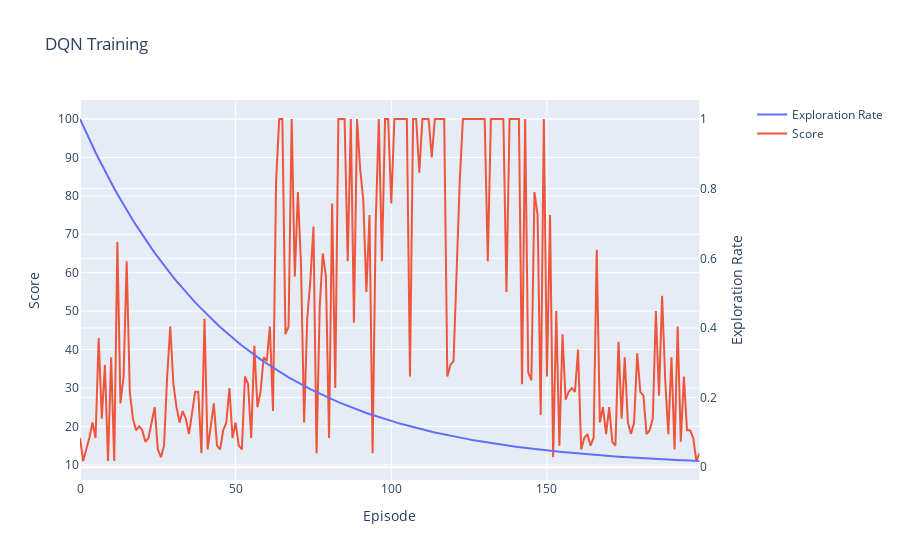
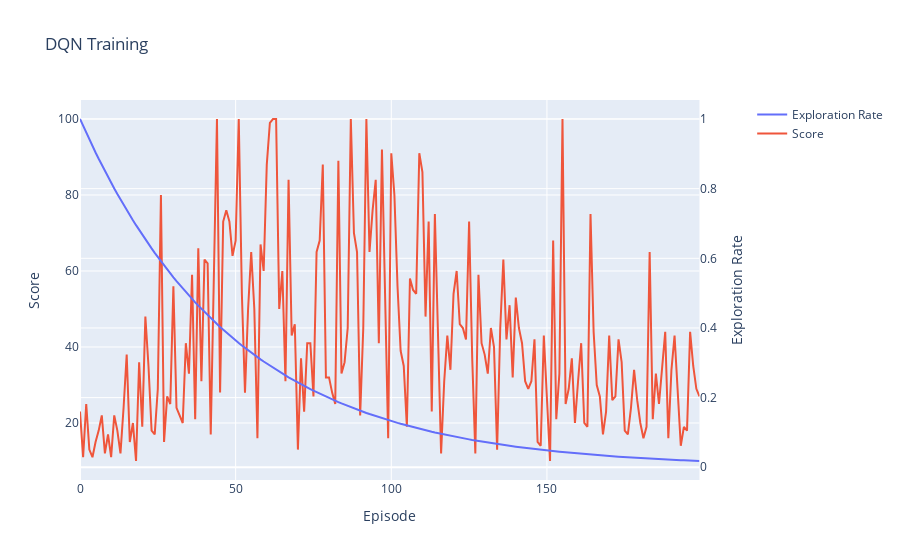

The code cell stored with these charts, in order, in its notebook:
### Code cell
import gym
from continuing_education.lib.experiments import ExperimentManager
import plotly.graph_objects as go
from plotly.subplots import make_subplots


def exploration_rate_line(
    *, explore_rate_decay: float, start_value: float, num_episodes: int
) -> list[float]:
    """Plot the exploration rate over time."""
    exploration_rate = start_value
    exploration_rates = []
    for _ in range(num_episodes):
        exploration_rates.append(exploration_rate)
        exploration_rate *= explore_rate_decay
    return exploration_rates


if __name__ == "__main__":
    LR = 1e-2
    GAMMA = 0.99999  # Cartpole benefits from a high gamma because the longer the pole is up, the higher the reward
    HIDDEN_SIZES = [16, 16]
    NUM_EPISODES = 200
    MAX_T = 100
    BATCH_SIZE = 64
    MAX_MEMORY = 1000
    EXPLORE_RATE_DECAY = 0.98
    # Do this a few times to prove consistency
    last_10_percent_mean = []

    for _ in range(3):
        env = gym.make("CartPole-v1")
        value_network = QLearningModel(
            state_size=OBSERVATION_SPACE_SHAPE[0],
            action_size=ACTION_SPACE_SIZE,
            hidden_sizes=HIDDEN_SIZES,
        ).to(DEVICE)
        optimizer = optim.Adam(value_network.parameters(), lr=LR)
        scores = dqn_train(
            env=env,
            value_network=value_network,
            optimizer=optimizer,
            gamma=GAMMA,
            num_episodes=NUM_EPISODES,
            max_t=MAX_T,
            memory=ActionReplayMemory(MAX_MEMORY),
            batch_size=BATCH_SIZE,
            exploration_rate_decay=EXPLORE_RATE_DECAY,
        )
        # Calculate the mean of the last 10 % of the scores
        last_10_percent_mean.append(
            sum(scores[int(NUM_EPISODES * 0.9) :]) / (NUM_EPISODES * 0.1)
        )
        _exploration_rate_line = exploration_rate_line(
            explore_rate_decay=EXPLORE_RATE_DECAY,
            start_value=1.0,
            num_episodes=NUM_EPISODES,
        )
        fig = make_subplots(specs=[[{"secondary_y": True}]])
        fig.add_trace(
            go.Scatter(
                x=[i for i in range(NUM_EPISODES)],
                y=_exploration_rate_line,
                name="Exploration Rate",
                mode="lines",
            ),
            secondary_y=True,
        )
        fig.add_trace(
            go.Scatter(
                x=[i for i in range(NUM_EPISODES)], y=scores, name="Score", mode="lines"
            ),
            secondary_y=False,
        )
        fig.update_layout(title="DQN Training")
        fig.update_xaxes(title_text="Episode")
        fig.update_yaxes(title_text="Exploration Rate", secondary_y=True)
        fig.update_yaxes(title_text="Score", secondary_y=False)
        fig.show()
    ExperimentManager(
        name="DQN",
        description="Main Results",
        primary_metric="last_10_percent_mean",
        file=__this_file,
    ).commit(metrics={"last_10_percent_mean": last_10_percent_mean})

### Figure 1 — Plotly figure (JSON) as saved in the notebook; plotly's stock layout.template omitted (floating-point values rounded to 4 significant figures; data arrays with more than 128 entries replaced by an {"elided": "..."} marker saying what was removed)
{"data": [{"mode": "lines", "name": "Exploration Rate", "type": "scatter", "x": {"elided": "200 int values"}, "xaxis": "x", "y": {"elided": "200 float values"}, "yaxis": "y2"}, {"mode": "lines", "name": "Score", "type": "scatter", "x": {"elided": "200 int values"}, "xaxis": "x", "y": {"elided": "200 int values"}, "yaxis": "y"}], "layout": {"title": {"text": "DQN Training"}, "xaxis": {"anchor": "y", "domain": [0, 0.94], "title": {"text": "Episode"}}, "yaxis": {"anchor": "x", "domain": [0, 1], "title": {"text": "Score"}}, "yaxis2": {"anchor": "x", "overlaying": "y", "side": "right", "title": {"text": "Exploration Rate"}}}}

### Figure 2 — Plotly figure (JSON) as saved in the notebook; plotly's stock layout.template omitted (floating-point values rounded to 4 significant figures; data arrays with more than 128 entries replaced by an {"elided": "..."} marker saying what was removed)
{"data": [{"mode": "lines", "name": "Exploration Rate", "type": "scatter", "x": {"elided": "200 int values"}, "xaxis": "x", "y": {"elided": "200 float values"}, "yaxis": "y2"}, {"mode": "lines", "name": "Score", "type": "scatter", "x": {"elided": "200 int values"}, "xaxis": "x", "y": {"elided": "200 int values"}, "yaxis": "y"}], "layout": {"title": {"text": "DQN Training"}, "xaxis": {"anchor": "y", "domain": [0, 0.94], "title": {"text": "Episode"}}, "yaxis": {"anchor": "x", "domain": [0, 1], "title": {"text": "Score"}}, "yaxis2": {"anchor": "x", "overlaying": "y", "side": "right", "title": {"text": "Exploration Rate"}}}}
